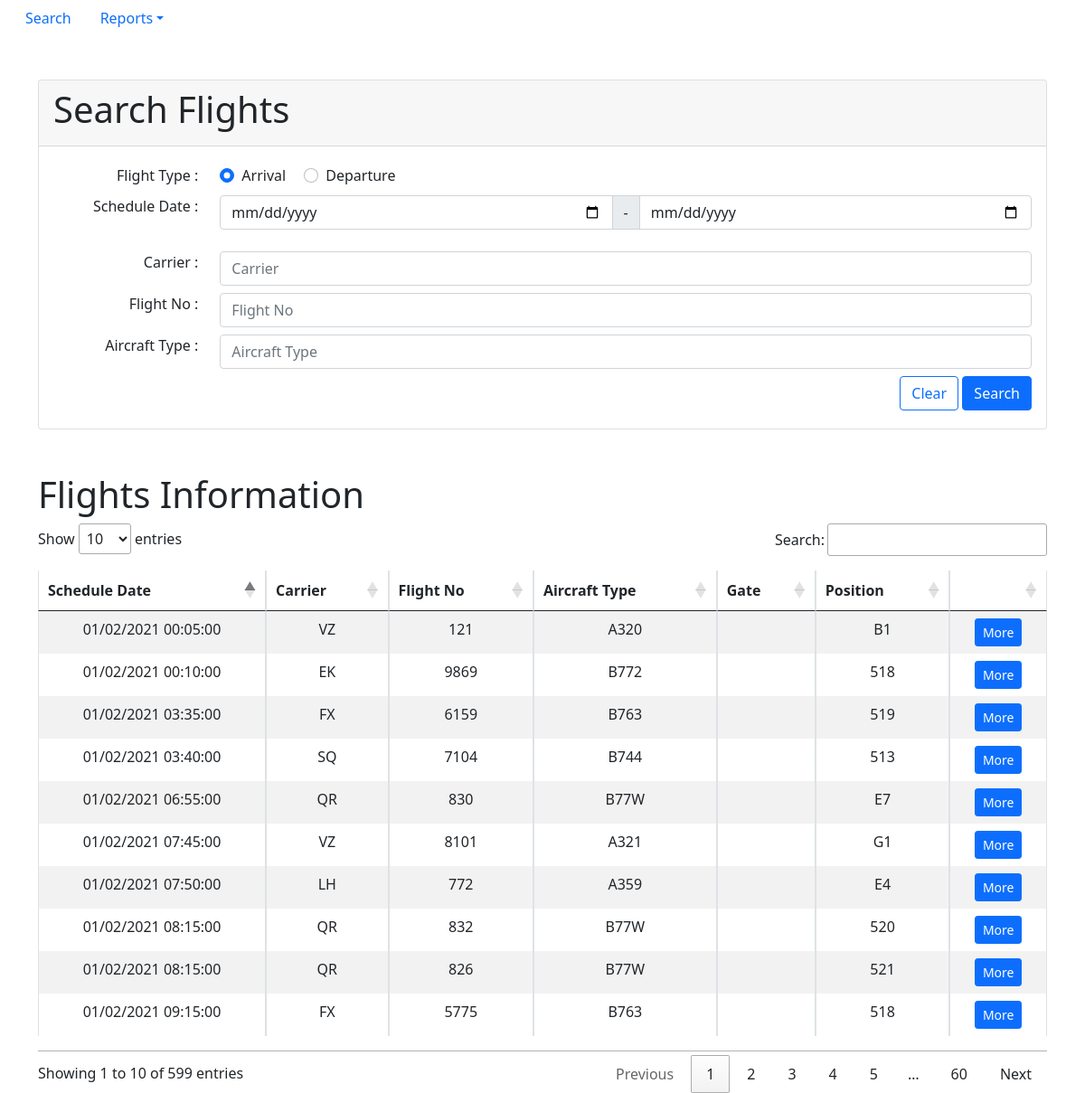
Screenshot of /index.php?flight_type=Arrival with the database file from the repository.
### tables this page shows
CREATE TABLE "Flight_Information" (
	`id`	INTEGER NOT NULL PRIMARY KEY AUTOINCREMENT,
	`flight_type`	TEXT,
	`schedule_date`	TEXT,
	`carrier`	TEXT,
	`flight_no`	TEXT,
	`aircraft_type`	TEXT,
	`reg`	TEXT,
	`gate`	TEXT,
	`pos`	TEXT,
	`belt`	TEXT,
	`remark`	TEXT
);

### functions/functions.php (called while the page is built, shortened)
<?php
$root_path = $_SERVER["DOCUMENT_ROOT"]."/webApp";
$db = new SQLite3('database.sqlite');
function get_header() {
    global $root_path;
    include $root_path."/components/header.php";
}
function get_footer() {
    global $root_path;
    include $root_path."/components/footer.php";
}
function get_flight_info($data = []) {
    global $db;
    $flight_type = "";
    $start_date = "";
    $end_date = "";
    $carrier = "";
    $flight_no = "";
    $aircraft_type  = "";
    if(isset($data["flight_type"]) && $data["flight_type"] != ""){
        $flight_type = $data["flight_type"];
    }
    $conditions = [];
    if($flight_type != ""){
        array_push($conditions, "flight_type = '".$flight_type."'");
    }
    $sql = "SELECT schedule_date, carrier, flight_no, aircraft_type, gate, pos, reg, belt, remark FROM Flight_Information";
    if(count($conditions) > 0){
        $sql = $sql." WHERE ".implode(" AND ", $conditions);
    }
    $res = $db->query($sql);
    $result = [];
    while ($row = $res->fetchArray()) {
        array_push($result, [
            "schedule_date" => $row["schedule_date"],
            "carrier" => $row["carrier"],
            "flight_no" => $row["flight_no"],
            "aircraft_type" => $row["aircraft_type"],
            "gate" => $row["gate"],
            "position" => $row["pos"],
            "registration" => $row["reg"],
            "belt" => $row["belt"],
            "remark" => $row["remark"]
        ]);
    }
    return $result;
}
?>

### index.php (the view, shortened to what this page needs)
<?php
include dirname(__FILE__)."/functions/functions.php";
get_header();
$flight_list = get_flight_info($_GET);
?>
<div class="row">
    <div class="col">
        <form class="card" method="GET" action="index.php">
            <div class="card-header">
                <h1>Search Flights</h1>
            </div>
            <div class="card-body">
                <div class="row py-1">
                    <div class="col-12 col-md-2 text-start text-md-end">
                        Flight Type :
                    </div>
                    <div class="col">
                        <div class="form-check form-check-inline">
                            <input class="form-check-input" type="radio" name="flight_type" value="Arrival" <?php echo isset($_GET["flight_type"]) && $_GET["flight_type"] == "Arrival" ? "checked" : "" ?> >
                            <label class="form-check-label" for="inlineRadio1">Arrival</label>
                        </div>
                        <div class="form-check form-check-inline">
                            <input class="form-check-input" type="radio" name="flight_type" value="Departure" <?php echo isset($_GET["flight_type"]) && $_GET["flight_type"] == "Departure" ? "checked" : "" ?> >
                            <label class="form-check-label" for="inlineRadio2">Departure</label>
                        </div>
                    </div>
                </div>
                <div class="row py-1">
                    <div class="col-12 col-md-2 text-start text-md-end">
                        Schedule Date :
                    </div>
                    <div class="col">
                        <div class="input-group mb-3">
                            <input type="date" class="form-control" name="schedule_start" placeholder="Start Date" value="<?php echo isset($_GET["schedule_start"]) ? $_GET["schedule_start"] : "" ?>" >
                            <span class="input-group-text"> - </span>
                            <input type="date" class="form-control" name="schedule_end" placeholder="End Date" value="<?php echo isset($_GET["schedule_end"]) ? $_GET["schedule_end"] : "" ?>"  >
                        </div>
                    </div>
                </div>
                <div class="row py-1">
                    <div class="col-12 col-md-2 text-start text-md-end">
                        Carrier :
                    </div>
                    <div class="col">
                        <input autocomplete="off" type="text" name="carrier" class="form-control" placeholder="Carrier" value="<?php echo isset($_GET["carrier"]) ? $_GET["carrier"] : "" ?>" >
                    </div>
                </div>
                <div class="row py-1">
                    <div class="col-12 col-md-2 text-start text-md-end">
                        Flight No :
                    </div>
                    <div class="col">
                        <input autocomplete="off" type="text" name="flight_no" class="form-control" placeholder="Flight No" value="<?php echo isset($_GET["flight_no"]) ? $_GET["flight_no"] : "" ?>" >
                    </div>
                </div>
                <div class="row py-1">
                    <div class="col-12 col-md-2 text-start text-md-end">
                        Aircraft Type :
                    </div>
                    <div class="col">
                        <input autocomplete="off" type="text" name="aircraft_type" class="form-control" placeholder="Aircraft Type" value="<?php echo isset($_GET["aircraft_type"]) ? $_GET["aircraft_type"] : "" ?>" >
                    </div>
                </div>
                <div class="row py-1">
                    <div class="col text-end">
                        <a role="button" href="index.php" class="btn btn-outline-primary">Clear</a>
                        <button type="submit" class="btn btn-primary">Search</button>
                    </div>
                </div>
            </div>
        </form>
    </div>
</div>
<div class="row mt-5">
    <h1>Flights Information</h1>
    <div class="col">
        <table id="flight_table" class="table table-bordered table-hover table-striped py-3 w-100" style="visibility:hidden;">
            <thead>
                <tr class="text-center">
                    <th>Schedule Date</th>
                    <th>Carrier</th>
                    <th>Flight No</th>
                    <th>Aircraft Type</th>
                    <th>Gate</th>
                    <th>Position</th>
                    <th></th>
                </tr>
            </thead>
            <tbody>
                <?php foreach ($flight_list as $key => $flight) : ?>
                <tr class="text-center">
                    <td><?php echo $flight["schedule_date"] ?></td>
                    <td><?php echo $flight["carrier"] ?></td>
                    <td><?php echo $flight["flight_no"] ?></td>
                    <td><?php echo $flight["aircraft_type"] ?></td>
                    <td><?php echo $flight["gate"] ?></td>
                    <td><?php echo $flight["position"] ?></td>
                    <td>
                        <button id="more_button" type="button" class="btn btn-sm btn-primary" data-bs-toggle="modal" data-bs-target="#exampleModal" data-info='<?php echo json_encode($flight) ?>' >
                            More
                        </button>
                    </td>
                </tr>
                <?php endforeach ?>
            </tbody>
        </table>
    </div>
</div>
<?php get_footer(); ?>

### components/header.php (shortened to what this page needs)
<!DOCTYPE html>
<html lang="en">
<head>
    <link rel="stylesheet" href="./public/style/bootstrap.min.css">
    <link href="//cdn.datatables.net/1.10.24/css/jquery.dataTables.min.css" rel="stylesheet" type="text/css" />
</head>
<body>
<div class="container-fluid mb-5">
    <ul class="nav nav-pills">
        <li class="nav-item">
            <a class="nav-link" aria-current="page" href="index.php">Search</a>
        </li>
        <li class="nav-item dropdown">
            <a class="nav-link dropdown-toggle" data-bs-toggle="dropdown" href="#" role="button" aria-expanded="false">Reports</a>
        </li>
    </ul>
</div>
<div class="container">

### components/footer.php
        </div>
    </body>
</html>

### rows the page displays
flight_information: schedule_date "01/02/2021 00:05:00", carrier "VZ", flight_no "121", aircraft_type "A320", pos "B1"
flight_information: schedule_date "01/02/2021 00:10:00", carrier "EK", flight_no "9869", aircraft_type "B772", pos "518"
flight_information: schedule_date "01/02/2021 03:35:00", carrier "FX", flight_no "6159", aircraft_type "B763", pos "519"
flight_information: schedule_date "01/02/2021 03:40:00", carrier "SQ", flight_no "7104", aircraft_type "B744", pos "513"
flight_information: schedule_date "01/02/2021 06:55:00", carrier "QR", flight_no "830", aircraft_type "B77W", pos "E7"
flight_information: schedule_date "01/02/2021 07:45:00", carrier "VZ", flight_no "8101", aircraft_type "A321", pos "G1"
flight_information: schedule_date "01/02/2021 07:50:00", carrier "LH", flight_no "772", aircraft_type "A359", pos "E4"
flight_information: schedule_date "01/02/2021 08:15:00", carrier "QR", flight_no "832", aircraft_type "B77W", pos "520"
flight_information: schedule_date "01/02/2021 08:15:00", carrier "QR", flight_no "826", aircraft_type "B77W", pos "521"
flight_information: schedule_date "01/02/2021 09:15:00", carrier "FX", flight_no "5775", aircraft_type "B763", pos "518"
